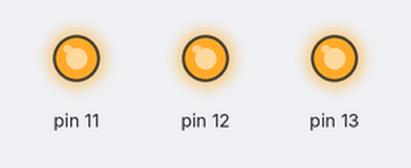
Bench run of a sketch on a simulated Arduino Uno, built with avr-gcc and run on an emulated ATmega328P. Parts: output pins drawn as LEDs (lit = HIGH).

Above: at 0.5 s.
At 3.5 s:
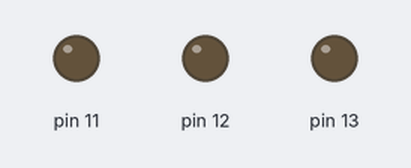
Timing chart, 0 to 4.6 s (numbered marks = the images above):
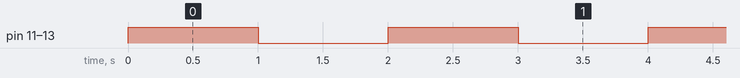

Measured:
- by itself, pin 11–13: alternates HIGH for 1.0 s and LOW for 1.0 s

The sketch:

ArduinoUnoEx2Together.ino
```cpp
// Quitamos tiempo del setup ya que ahora no nos hará falta
void setup() {
  // iniciamos los pins

  for ( int i = 11 ; i <= 13 ; i++)
  {
    pinMode(i, OUTPUT);
  }

}

// hacemos un loop, en el que simplemente cada segundo encendemos y apagamos los leds a la vez
void loop() {

  for(int i=11; i<=13 ;i++){
    digitalWrite( i , HIGH) ;
  }
  delay(1000);
  for(int i=11; i<=13 ;i++){
    digitalWrite( i , LOW) ;
  }
  delay(1000);
}
```
